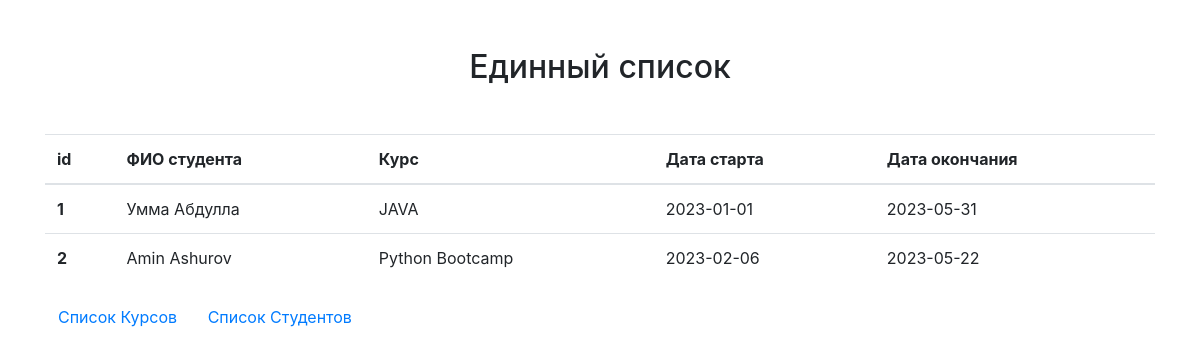
The page / on the database its author committed.
### app/models.py (models this page shows)
class Student(db.Model):
    id = db.Column(db.Integer, primary_key=True)
    name = db.Column(db.String)
    course_id = db.Column(db.Integer, db.ForeignKey('course.id'))
    course = db.relationship('Course', backref=db.backref('students', lazy='dynamic'))

class Course(db.Model):
    id = db.Column(db.Integer, primary_key=True)
    language = db.Column(db.String)
    date_start = db.Column(db.Date)
    date_end = db.Column(db.Date)

### app/views.py (the view)
def index():
    students = Student.query.all()
    return render_template('index.html', students=students)

### app/templates/index.html (shortened to what this page needs)
<!DOCTYPE html>
<html lang="en">
<head>
    <link rel="stylesheet" href="https://cdn.jsdelivr.net/npm/bootstrap@4.6.1/dist/css/bootstrap.min.css">
</head>
<body>
    <div class="container">
        <h2 class="mt-5 mb-5 text-center">Единный список</h2>
         <table class="table">
          <thead>
            <tr>
               <th scope="col">id</th>
              <th scope="col">ФИО студента</th>
              <th scope="col">Курс</th>
              <th scope="col">Дата старта</th>
              <th scope="col">Дата окончания</th>
            </tr>
          </thead>
          <tbody>
          {% for student in students %}
            <tr>
              <th scope="row">{{ student.id }}</th>
              <td>{{ student.name }}</td>
              <td>{{ student.course.language }}</td>
              <td>{{ student.course.date_start }}</td>
              <td>{{ student.course.date_end }}</td>
            </tr>
          {% endfor %}
          </tbody>
        </table>
        <div>
            <button class="btn btn-md btn" type="">
                <a href="{{ url_for('course_view') }}">Список Курсов</a>
            </button>
            <button class="btn btn-md btn" type="">
                <a href="{{ url_for('student_view') }}">Список Студентов</a>
            </button>
        </div>
    </div>
</body>
</html>

### rows shown on the page
Student: id "1", name "Умма Абдулла", course.language "JAVA", course.date_start "2023-01-01", course.date_end "2023-05-31"
Student: id "2", name "Amin Ashurov", course.language "Python Bootcamp", course.date_start "2023-02-06", course.date_end "2023-05-22"
